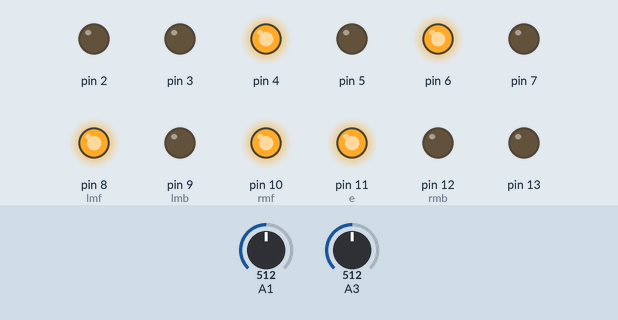
This sketch was run on a simulated Arduino Uno, built with avr-gcc and run on an emulated ATmega328P. Shown: output pins drawn as LEDs (lit = HIGH). The inputs (shaded band) are chosen by the test bench; at power-on: A1 = 512, A3 = 512.

Above: at 1.2 s.
1.3 s: A1 set to 43
2.8 s: A1 set to 37
At 3.7 s:
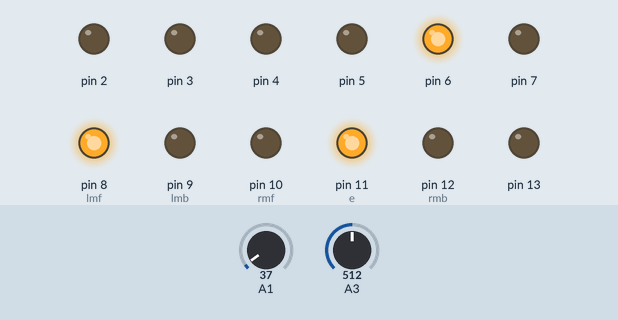
4.3 s: A1 set to 122
At 4.8 s:
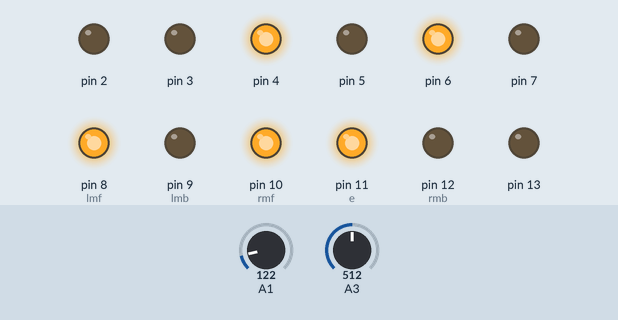
5.8 s: A3 set to 44
7.3 s: A3 set to 37
At 8.3 s:
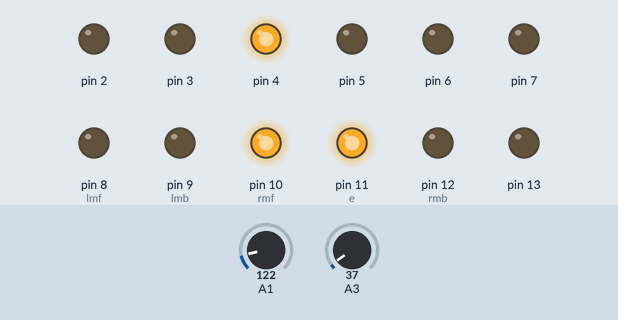
8.8 s: A3 set to 122
At 9.4 s:
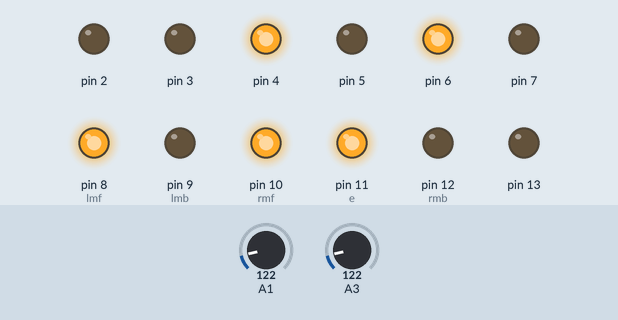
Timing chart, 0 to 11.3 s (numbered marks = the images above; inputs shaded):
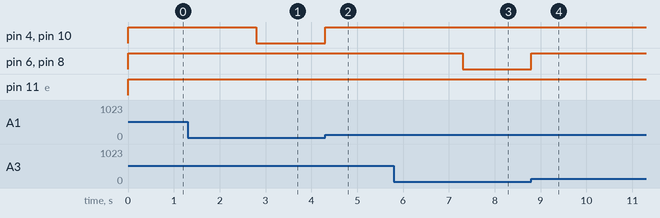

The sketch:

experimental.ino
```cpp
int rmf=10;
int rmb=12;
int lmf=8;
int lmb=9;
int e=11;
int lcled=7;
int ltled=6;
int trnled=5;
int rtled=4;
int rcled=3;
int stpled=2;
int i,lc=0,rc=0;


//Does modular programming work when you have to do a lot of tasks at a time?
//It works only when the individual task is clearly segregated and not dependent on the other parts of the program...
//Think outside the box...

void setup(){
  for(i=2;i<=13;i++)
    pinMode(i,OUTPUT);
  //Serial.begin(9600);
}

void loop(){
  analogWrite(e,255);
  int p = analogRead(A1);
  int q = analogRead(A3);
  if(p>=40 && q<=40){
    digitalWrite(6,LOW);
    digitalWrite(4,HIGH);
    digitalWrite(lmf,LOW);
    digitalWrite(rmf,HIGH);
    digitalWrite(lmb,LOW);
    digitalWrite(rmb,LOW);
    delay(1);
  }
  else if(p<=40 && q>=40){
    digitalWrite(6,HIGH);
    digitalWrite(4,LOW);
    digitalWrite(lmf,HIGH);
    digitalWrite(rmf,LOW);
    digitalWrite(lmb,LOW);
    digitalWrite(rmb,LOW);
    delay(1);
  }
  else{
    analogWrite(e,255);
    digitalWrite(lmf,HIGH);
    digitalWrite(rmf,HIGH);
    digitalWrite(lmb,LOW);
    digitalWrite(rmb,LOW);
    digitalWrite(6,HIGH);
    digitalWrite(4,HIGH);
    delay(1);
  }
}
```

Measured:
- the behaviour switches between 41 and 40 on A1 (found by bisection; images 0 and 1)
- the behaviour switches between 41 and 40 on A3 (found by bisection; images 2 and 3)
- after the input at 1.3 s, every drawn part: stays the same
- after the input at 2.8 s, pin 4, pin 10 (rmf): HIGH → LOW at once
- after the input at 4.3 s, pin 4, pin 10 (rmf): LOW → HIGH at once
- after the input at 5.8 s, every drawn part: stays the same
- after the input at 7.3 s, pin 6, pin 8 (lmf): HIGH → LOW at once
- after the input at 8.8 s, pin 6, pin 8 (lmf): LOW → HIGH at once
